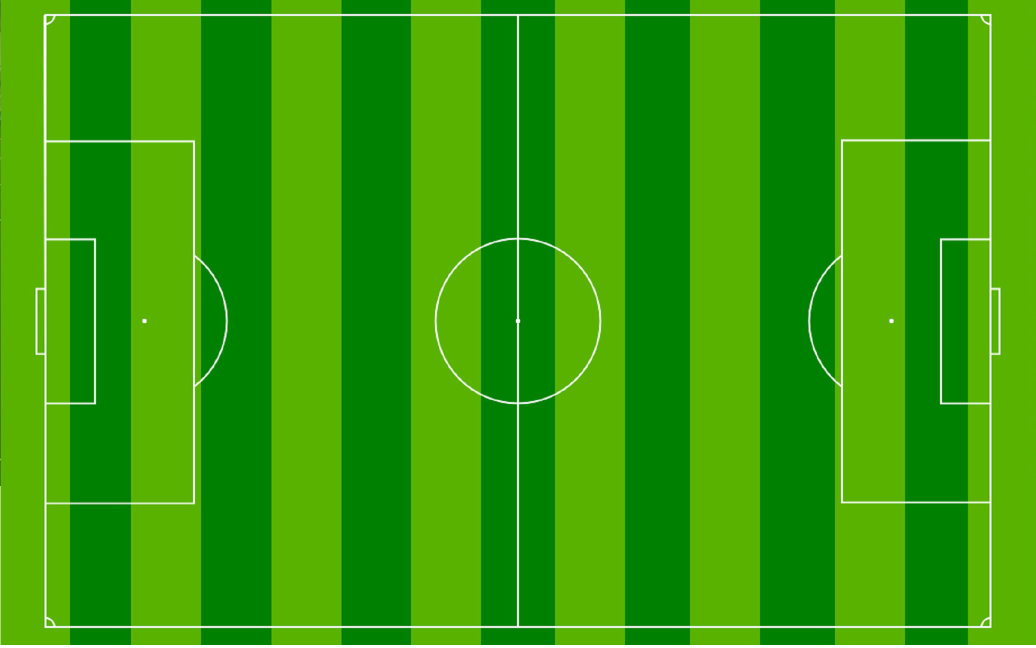
#> input picture forTransformFinal.jpg, 2071 x 1296 px (shown at 1/2 size)
$ python ExtractBackground.py   (Python 2 division)   (older library calls are emulated)
#> lines starting #> are read from the running program, lines starting #| are printed output that depends on the picture; pictures that were not available may be replaced by others from this repository, and a replacement may not be noted
#> further down, pitch is the input picture: shape (1296, 2071, 3); mean B, G, R 6.9, 157, 52.8
import sys

sys.path.append('/usr/local/lib/python2.7/site-packages')

import cv2
import cv2.cv as cv
import numpy as np
import time
import matplotlib.colors as colors

##aerial view homography
actualpts = np.zeros([5,2])
actualpts2 = np.zeros([5,2])

actualpts[0][0] = 4484
actualpts[0][1] = 281
actualpts[1][0] = 4185
actualpts[1][1] = 281
actualpts[2][0] = 4185
actualpts[2][1] = 1007
actualpts[3][0] = 4486
actualpts[3][1] = 1007
actualpts[4][0] = 4384
actualpts[4][1] = 477

actualpts2[0][0] = 4976
actualpts2[0][1] = 249
actualpts2[1][0] = 4595
actualpts2[1][1] = 254
actualpts2[2][0] = 5514
actualpts2[2][1] = 563
actualpts2[3][0] = 6311
actualpts2[3][1] = 552
actualpts2[4][0] = 5040
actualpts2[4][1] = 297

## Find homography between the views.
size = (8000,8000)
panorama = np.zeros((8000,8000, 3), np.uint8)
(homography, _) = cv2.findHomography(actualpts2, actualpts)


# [102 lines left out: functions drawPlayer, colorDistributionBlue, colorDistributionWhite, colorDistributionGreen, colorDistributionLime, colorDistributionRed, not called in this run]


fgbg1 = cv2.BackgroundSubtractorMOG()
fgbg2 = cv2.BackgroundSubtractorMOG2()

w = 10
h = 10
# w:7335 h: 972
videoHeight = 972
videoWidth = 7335
videoHeightOffsetTop = 212
videoHeightOffsetBottom = 940
videoWidthOffsetLeft = 30
videoWidthOffsetRight = videoWidth

videoFrameOffset = 55

isFirstFrame = 0
frame_old = 0
corners_old = 0
corners_total = 0
corners_count = 0

cntBottomUnknown = []
cntBottomRed = []
cntBottomBlue = []
cntBottomLime = []
cntBottomGreen = []
cntBottomWhite = []


# [22 lines left out: functions filterContours, isOnField, not called in this run]

def getForeground(frame, bw = 0):

  # fgmask = fgbg1.apply(frame, learningRate=0.01)
#> called with bw = 0
  fgmask = fgbg2.apply(frame, learningRate=0.003)
#> fgmask: shape (1296, 2071); every value is 127

  original = frame.copy()
  color = frame
  bw = fgmask

  normalizedMask = fgmask/255.0
#> normalizedMask: shape (1296, 2071) float64; every value is 0.498
  color[:,:,0] = frame[:,:,0] * normalizedMask
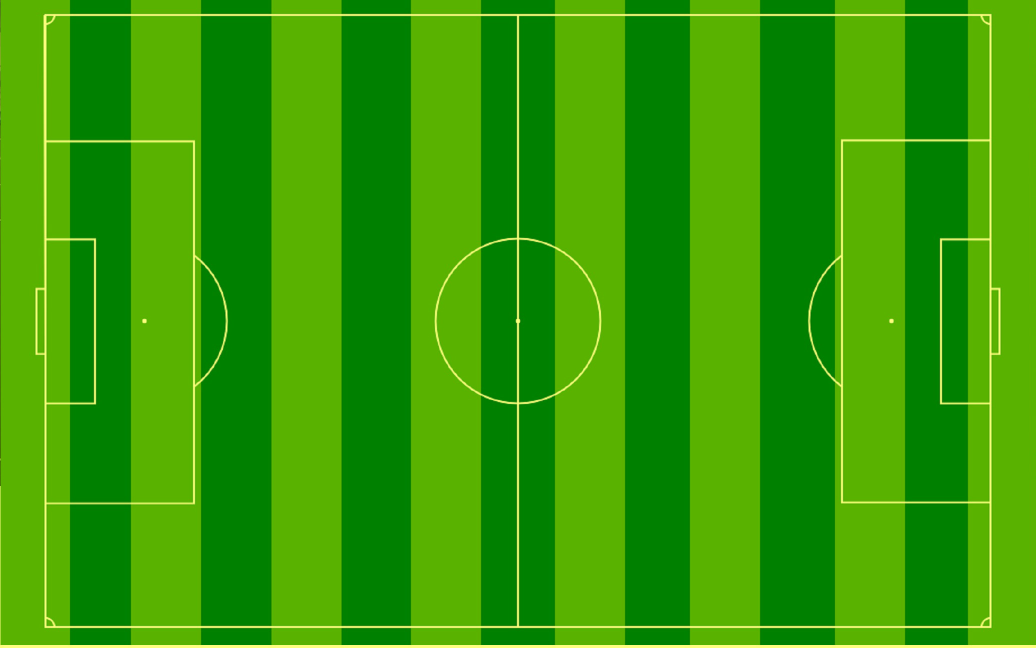
#> color: shape (1296, 2071, 3) (shown at 1/2 size); mean B, G, R 3.1, 157, 52.8
  color[:,:,1] = frame[:,:,1] * normalizedMask
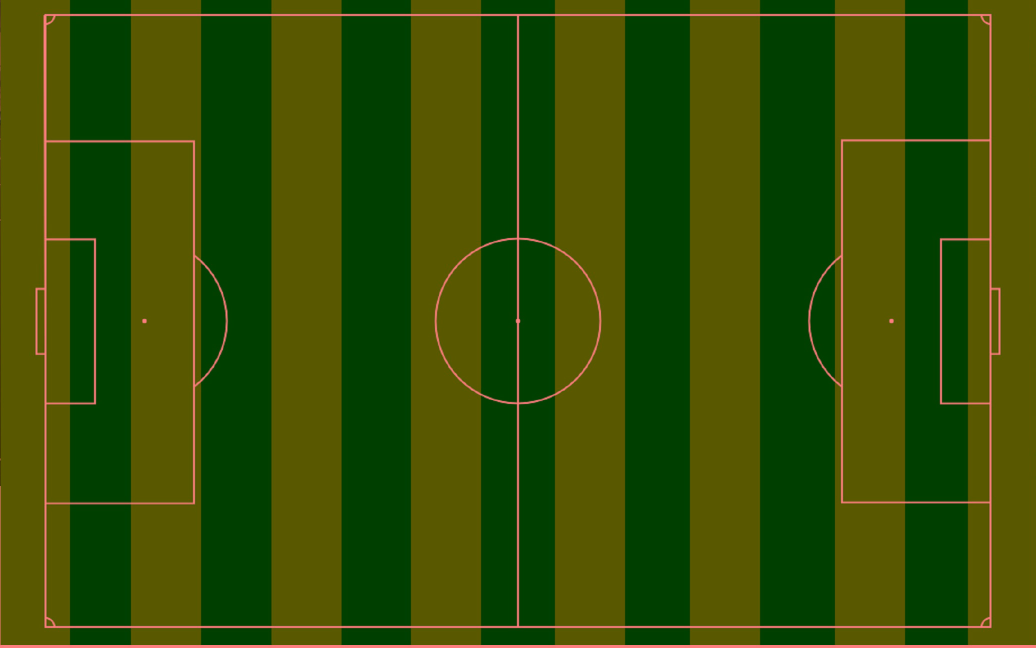
#> color: shape (1296, 2071, 3) (shown at 1/2 size); mean B, G, R 3.1, 77.6, 52.8
  color[:,:,2] = frame[:,:,2] * normalizedMask
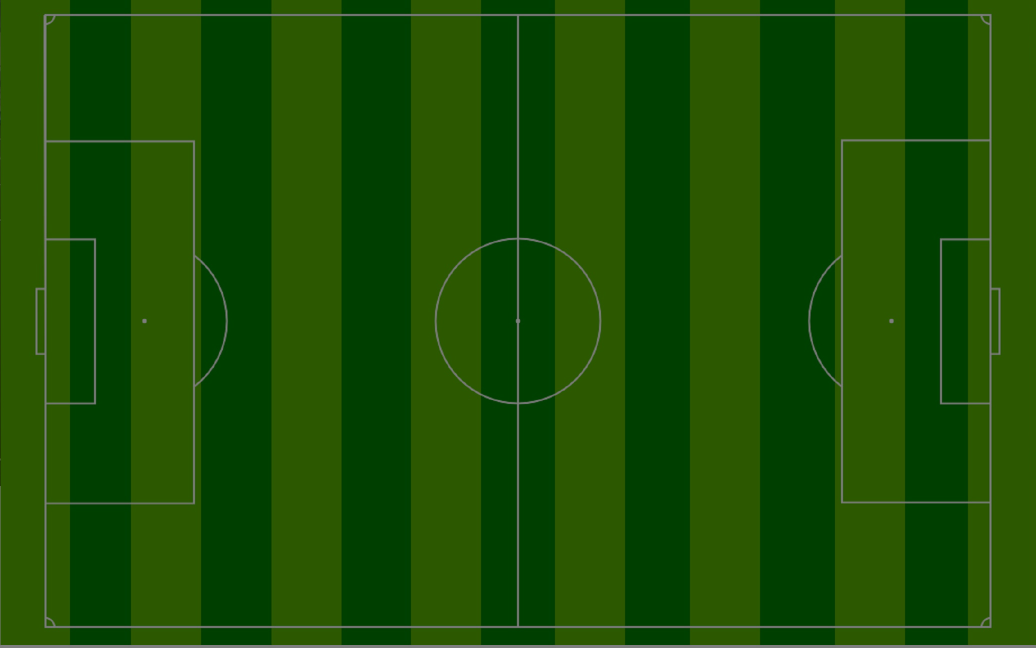
#> color: shape (1296, 2071, 3) (shown at 1/2 size); mean B, G, R 3.1, 77.6, 26.1

  return original, color, bw

# [31 lines left out: functions getExtremePoints, trackPoints, not called in this run]


print "Skipping First ",videoFrameOffset," frames"


for fr in range(1745,5400):
  pitch = cv2.imread("forTransformFinal.jpg")
  frame = cv2.imread("pics/final"+`fr`+".jpg",cv2.IMREAD_COLOR)

#> (the run stopped early here; a loop or call above may not have finished)
